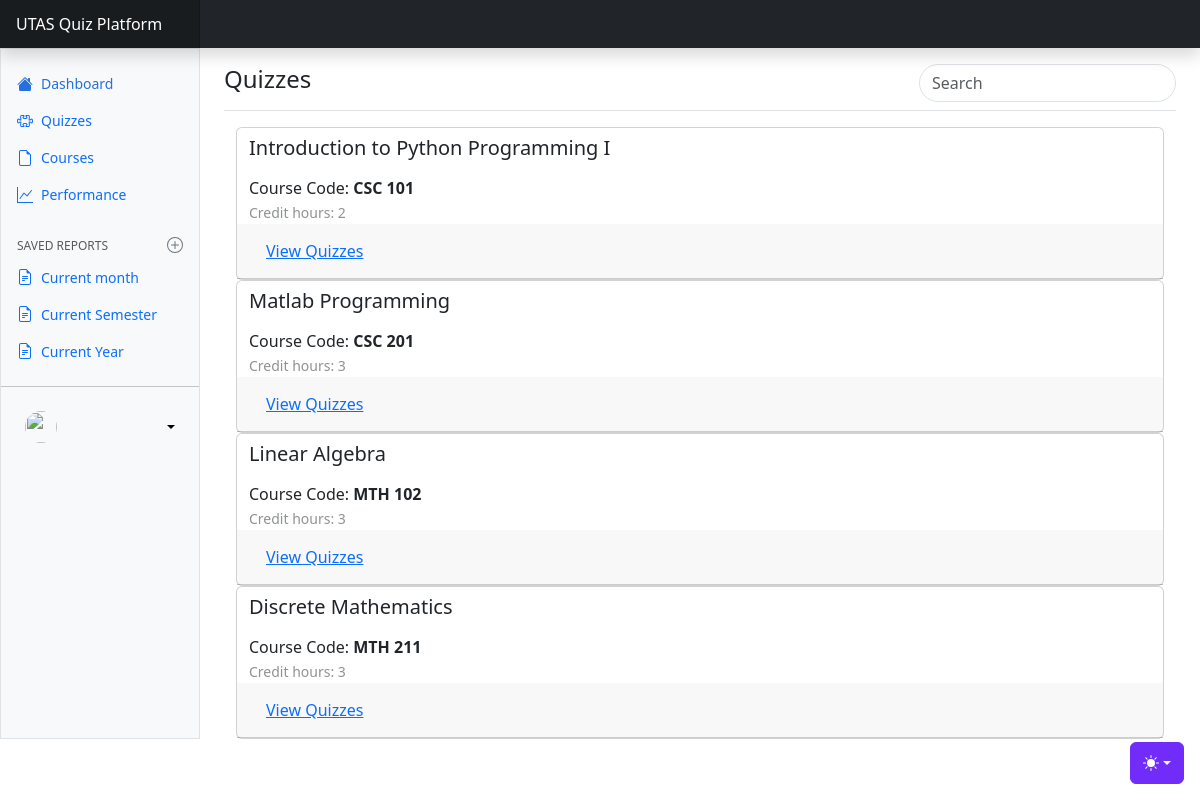
Screenshot of /quizzes/ with the database file from the repository.
### home/models.py (models this page shows, shortened)
class BaseModel(models.Model):
    id = models.UUIDField(default=uuid.uuid4, primary_key=True, editable=False)
    created = models.DateTimeField(auto_now_add=True)
    class Meta:
        abstract = True

class Course(BaseModel):
    lecturer = models.ForeignKey(Lecturer, on_delete=models.CASCADE, null=True)
    course_title = models.CharField(max_length=256)
    course_code = models.CharField(max_length=8, null=True)
    credit_hours = models.IntegerField()
    students = models.ManyToManyField(Student, related_name='coursestudents')

### quiz/views.py (the view)
# urls.py: path("", views.quizzes, name="quizzes"),
def quizzes(request):
    quizs = Quiz.objects.all()
    courses = Course.objects.all()
    questions = Question.objects.all()
    context = {'courses':courses, 'quizzes':quizs, 'questions':questions}
    return render(request, "quiz/quizzes.html", context=context)

### quiz/models.py (called while the page is built)
    def overdue(self):
        return timezone.now() >= self.due_by

### quiz/templates/quiz/quizzes.html (shortened to what this page needs)
{% extends 'home/layout.html' %}  {% block body %}
  <main class="col-md-9 ms-sm-auto col-lg-10 px-md-4">
    <div class="d-flex justify-content-between flex-wrap flex-md-nowrap align-items-center pt-3 pb-2 mb-3 border-bottom">
      <h4 class="h4">Quizzes</h4>
      <div class="btn-toolbar mb-2 mb-md-0">
        <div id="quizSearch" class="navbar-search w-100">
          <form action="" method="get">
            <input class="form-control w-100 rounded-5 border-1" type="text" placeholder="Search" aria-label="Search" name="quizSearch" />
          </form>
        </div>
      </div>
    </div>
    <div class="container-fluid">
      <div id="accordion">
        {% for course in courses %}
          <div class="card">
            <div class="container-fluid">
              <h5 class="h5 py-2">{{ course.course_title }}</h5>
              <p class="opacity-60 fw-medium mb-0">
                Course Code: <strong>{{ course.course_code }}</strong>
              </p>
              <small class="opacity-50 fw-medium">Credit hours: {{ course.credit_hours }}</small>
            </div>
            <div class="card-header" id="headingOne">
              <h5 class="mb-0"><button class="btn btn-link" data-toggle="collapse" data-target="#{{ course.id }}" aria-expanded="true" aria-controls="collapseOne">View Quizzes</button></h5>
            </div>
          </div>
        {% endfor %}
      </div>
    </div>
  </main>
{% endblock %}

### home/static/home/assets/css/dashboard.css (style rules this page uses)
@media (min-width: 768px) { .navbar-search { display: block; } }

### rows the page displays
Course: course_title "Introduction to Python Programming I", course_code "CSC 101", credit_hours "2"
Course: course_title "Matlab Programming", course_code "CSC 201", credit_hours "3"
Course: course_title "Linear Algebra", course_code "MTH 102", credit_hours "3"
Course: course_title "Discrete Mathematics", course_code "MTH 211", credit_hours "3"
